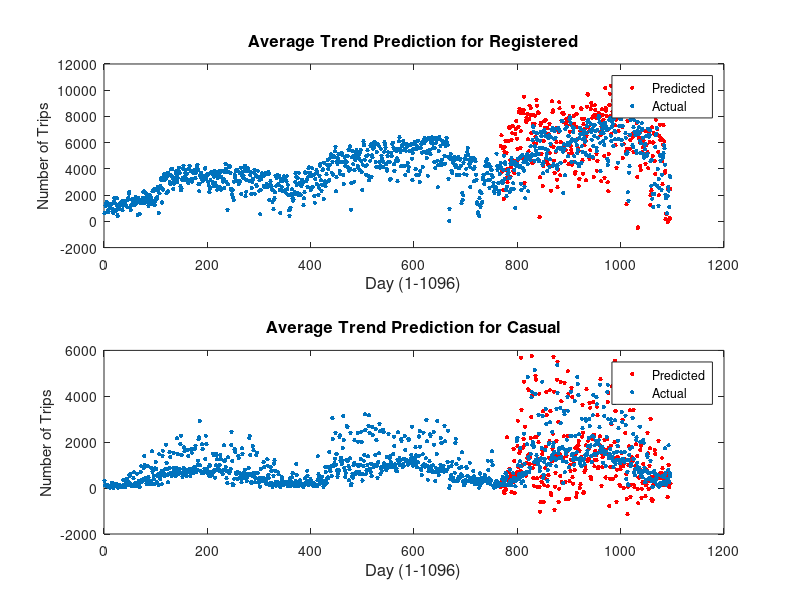

Recreate this plot in MATLAB.
%   Average Trend
%----------------------------------------------------------
% Makes predictions for 2013 using 2011 and 2012 data
% For each 2013 test point (D,M,2013)
%   The matching day and month are found in 2011 and 2012: 
%   (D,M,2011), (D,M,2012)
%   difference=(D,M,2012)-(D,M,2011)
%   Prediction for (D,M,2013)=(D,M,2012)+difference
%----------------------------------------------------------

clear; clc; close all;

load AveTrendData/TimeTrain
load AveTrendData/TimeTest
load AveTrendData/YTrain
load AveTrendData/YTest

num_train=size(TimeTrain,1);
num_test=size(TimeTest,1);

disp('Average Trend Prediction');
disp('-------------------------');

figure; 
for i=1:2  % for registered and casual
    Pred=zeros(size(YTest,1),1);
    for j=1:num_test
        testpt=TimeTest(j,:);
        % find matching days in training set
        ind=find(TimeTrain(:,1)==testpt(1) & TimeTrain(:,2)==testpt(2));
        ind=sort(ind);
        y1=YTrain((ind(1)),i);
        y2=YTrain((ind(2)),i);
        diff=y2-y1; % difference between 2011 and 2012
        Pred(j)=y2+diff;
    end
    if i==1
        disp('Testing Error for Registered Users');
    else 
        disp('Testing Error for Casual Users');
    end
    disp('Mean Squared Error (MSE):')
    err_mse=mean((Pred-YTest(:,i)).^2)
    disp('Mean Absolute ERROR (MAE):')
    err_mae=mean(abs(Pred-YTest(:,i)))
    subplot(2,1,i)
        plot([YTrain(:,i); Pred], 'r.','MarkerSize', 10);
        hold on 
        plot([YTrain(:,i); YTest(:,i)],'.', 'MarkerSize',10);
        xlabel('Day (1-1096)', 'FontSize', 12);
        ylabel('Number of Trips');
        legend('Predicted', 'Actual','Location', 'Best');
        if i==1
            title('Average Trend Prediction for Registered','FontSize',12);
        else
            title('Average Trend Prediction for Casual','FontSize',12);
        end
end

saveas(gcf, 'Output/AverageTrend.eps', 'epsc');